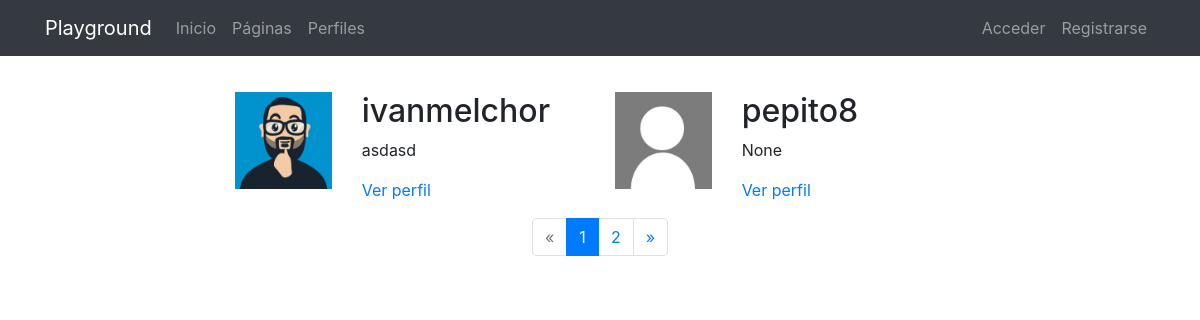
The app's page /profiles/, older data.
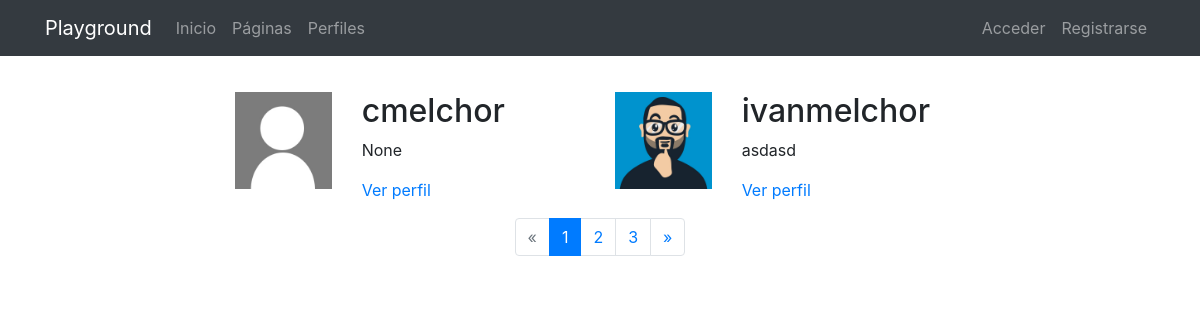
The same page, newer data.
### registration/models.py (models this page shows)
class Profile(models.Model):
    user = models.OneToOneField(User, on_delete=models.CASCADE)
    avatar = models.ImageField(upload_to=custom_upload_to, null=True, blank=True)
    bio = models.TextField(null=True, blank=True)
    link = models.URLField(max_length=200,null=True, blank=True)
    class Meta:
        ordering = ['user__username']

### profiles/views.py (the view)
# urls.py: path('', ProfileListView.as_view(), name="profiles"),
class ProfileListView(ListView):
    model = Profile
    template_name = 'profiles/profile_list.html'
    paginate_by = 2

### profiles/templates/profiles/profile_list.html (shortened to what this page needs)
{% extends 'core/base.html' %}
{% load static %}
{% block content %}
<main role="main">
  <div class="container">
      <div class="row mt-3">
        <div class="col-md-8 mx-auto mb-5">
          <div class="row">
              {% for profile in profile_list %}
               <div class="col-md-2">
                    {% if profile.avatar %}
                      <img src="{{profile.avatar.url}}" class="img-fluid">
                    {% else %}
                      <img src="{% static 'registration/img/no-avatar.jpg' %}" class="img-fluid">
                    {% endif %}
                </div>
                <div class="col-md-4">
                    <h2 class="mb-2">{{profile.user}}</h2>
                    <p class="mt-2">{{profile.bio|striptags|safe|truncatechars:"200"}}</p>
                    <p><a href="{% url 'profiles:profile' profile.user|slugify %}">Ver perfil</a></p>
                </div>
              {% endfor %}
      </div>
              {% if is_paginated %}
                <nav aria-label="Page navigation">
                  <ul class="pagination justify-content-center">
                    {% if page_obj.has_previous %}
                      <li class="page-item ">
                        <a class="page-link" href="?page={{ page_obj.previous_page_number }}">&laquo;</a>
                      </li>
                    {% else %}
                      <li class="page-item disabled">
                        <a class="page-link" href="#" tabindex="-1">&laquo;</a>
                      </li>
                    {% endif %}
                    {% for i in paginator.page_range %}
                      <li class="page-item {% if page_obj.number == i %}active{% endif %}">
                        <a class="page-link" href="?page={{ i }}">{{ i }}</a>
                      </li>
                    {% endfor %}
                    {% if page_obj.has_next %}
                      <li class="page-item ">
                        <a class="page-link" href="?page={{ page_obj.next_page_number }}">&raquo;</a>
                      </li>
                    {% else %}
                      <li class="page-item disabled">
                        <a class="page-link" href="#" tabindex="-1">&raquo;</a>
                      </li>
                    {% endif %}
                  </ul>
                </nav>
              {% endif %}
                    </div>
      </div>
  </div>
</main>
{% endblock %}

### core/templates/core/base.html (shortened to what this page needs)
<!DOCTYPE html>
<html lang="es">
  <head>
    {% load static %}
    <link href="{% static 'core/vendor/bootstrap/css/bootstrap.min.css' %}" rel="stylesheet">
    <link href="{% static 'core/vendor/font-awesome/css/font-awesome.min.css' %}" rel="stylesheet" type="text/css">
    <link href="{% static 'core/css/main.css' %}" rel="stylesheet">
  </head>
  <body>
    <body>
      <nav class="navbar navbar-expand-lg navbar-dark bg-dark">
        <div class="container">
          <a class="navbar-brand" href="{% url 'home' %}">Playground</a>
          <div class="collapse navbar-collapse" id="ned">
            <ul class="navbar-nav mr-auto">
              <li class="nav-item">
                <a class="nav-link" href="{% url 'home' %}">Inicio</a>
              </li>
              <li class="nav-item">
                <a class="nav-link" href="{% url 'pages:pages' %}">Páginas</a>
              </li>
              <li class="nav-item">
                <a class="nav-link" href="{% url 'profiles:profiles' %}">Perfiles</a>
              </li>
            </ul>
            <ul class="navbar-nav">
            {% if not request.user.is_authenticated %}
                <li class="nav-item">
                  <a class="nav-link" href="{% url 'login' %}">
                  Acceder
                  </a>
                </li>
                <li class="nav-item">
                  <a class="nav-link" href="{% url 'signup' %}">
                  Registrarse
                  </a>
                </li>
              {% endif %}
            </ul>
          </div>
        </div>
      </nav>
      {% block content %}{% endblock %}
  </body>
</html>

### core/static/core/css/main.css (style rules this page uses)
main { padding-top: 20px; }
:root { --jumbotron-padding-y: 3rem; }

Row changes from the older to the newer data that the page shows:
no longer on this page (row unchanged): Profile: user "pepito8", bio "None"
added Profile: user "cmelchor", bio "None"
Text that changed along with them:
new list line: "3"
